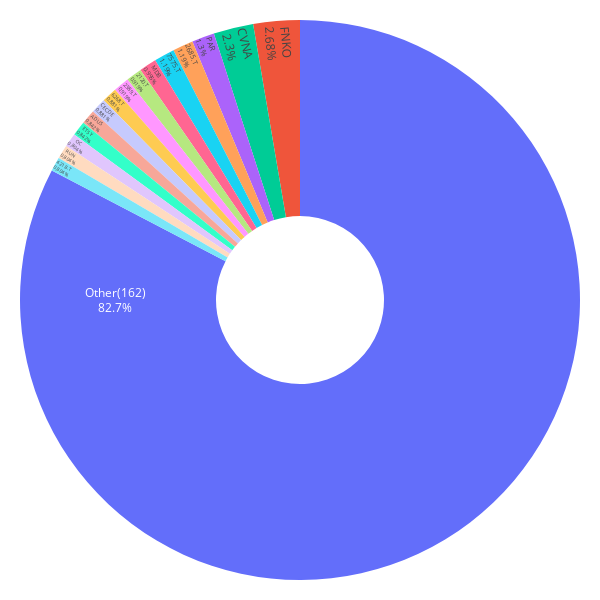

The code cell stored with this chart in its notebook:
### Code cell
importlib.reload(lstm_utils)
importlib.reload(mpt_utils)

weights_6m, mu_6m, S_6m, allocations_6m = mpt_utils.portfolio_and_plot(df_forecast_6m, df, plot_threshold=0.008)

### Figure 1 — Plotly figure (JSON) as saved in the notebook; plotly's stock layout.template omitted (floating-point values rounded to 4 significant figures)
{"data": [{"hole": 0.3, "insidetextorientation": "radial", "labels": ["CVNA", "PAR", "2120.T", "ADUS", "2685.T", "OC", "7575.T", "6268.T", "RUN", "ETSY", "MDB", "2389.T", "FNKO", "CEC.DE", "4218.T", "Other(162)"], "textinfo": "label+percent", "textposition": "inside", "values": [0.006, 0.0034, 0.0024, 0.0022, 0.0031, 0.0021, 0.0031, 0.0023, 0.0021, 0.0022, 0.0026, 0.0024, 0.007, 0.0023, 0.0021, 0.2159], "type": "pie"}], "layout": {"margin": {"l": 20, "r": 20, "t": 20, "b": 20}, "font": {"color": "black"}, "height": 600, "width": 600, "paper_bgcolor": "white", "plot_bgcolor": "white", "showlegend": false}}
